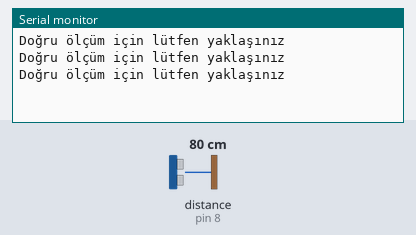
The sketch below on a simulated Arduino Uno, built with avr-gcc and run on an emulated ATmega328P. Parts: the last lines printed to the serial monitor. Wiring (inferred from the names in the program): ultrasonic range finder: trigger pin 9; echo pin 8. Inputs (shaded band) come from the test bench; at power-on: distance to the obstacle (sensor on pin 8) 80 cm. The echo pulse lasts 58.3 µs per cm.

Above: at 1.3 s.
1.4 s: distance to the obstacle (sensor on pin 8) set to 2 cm
At 1.9 s:
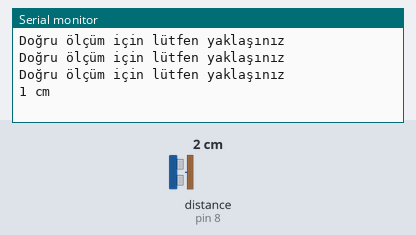
3.5 s: distance to the obstacle (sensor on pin 8) set to 60 cm
At 3.9 s:
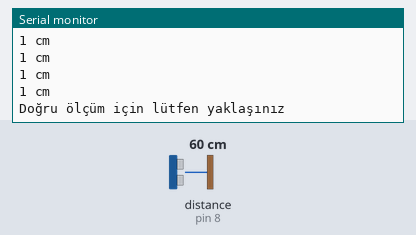
6.5 s: distance to the obstacle (sensor on pin 8) set to 35 cm
At 7.0 s:
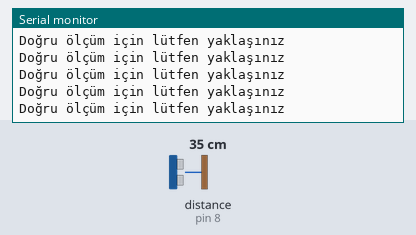

Measured:
- after the input at 1.4 s, the serial monitor: prints a new line after 0.12 s (image 1)

The sketch:

EN_SON.ino
```cpp
#define trigPin 9
#define echoPin 8

void setup() {
Serial.begin (9600);
pinMode(trigPin, OUTPUT);
pinMode(echoPin, INPUT);
}
void loop() {
long sure, mesafe;
digitalWrite(trigPin, LOW);
delayMicroseconds(2);
digitalWrite(trigPin, HIGH);
delayMicroseconds(10);
digitalWrite(trigPin, LOW);
sure = pulseIn(echoPin, HIGH);
mesafe = (sure/2) / 29.1;
   if (mesafe > 20 || mesafe < 0){
   Serial.println("Doğru ölçüm için lütfen yaklaşınız");
   }
   else {
   Serial.print(mesafe);
   Serial.println(" cm");
   }
delay(500);
}
```
